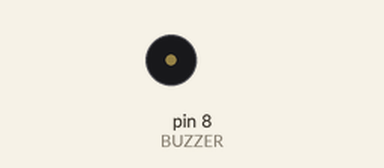
Recording of a sketch running on a simulated Arduino Uno, built with avr-gcc and run on an emulated ATmega328P. Shown: buzzer (waves = sounding).

Above: at 1.3 s.
At 4.86 s:
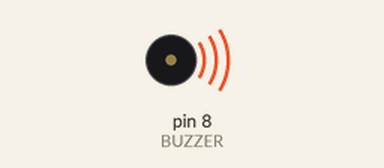
Timing chart, 0 to 5.3 s (numbered marks = the images above):
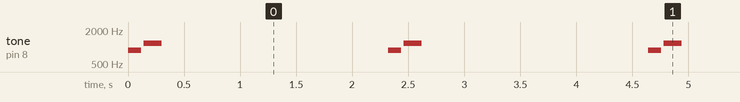

The sketch:

03_buzzer.ino
```cpp
/* Bring-up 3/5: passive buzzer.
 * Wire ONLY the buzzer: SIG=8, GND=GND.
 * Expected: a two-note "chime" every 2 s.
 * No library needed. */

const int BUZZER = 8;

void setup() {
  pinMode(BUZZER, OUTPUT);
}

void loop() {
  tone(BUZZER, 880, 120);  delay(140);
  tone(BUZZER, 1175, 160); delay(180);
  noTone(BUZZER);
  delay(2000);
}
```

Measured:
- by itself, tone on pin 8 (BUZZER): repeats every 2.3 s: silent 0.02 s, 1175 Hz 0.16 s, silent 2.0 s, 880 Hz 0.12 s
